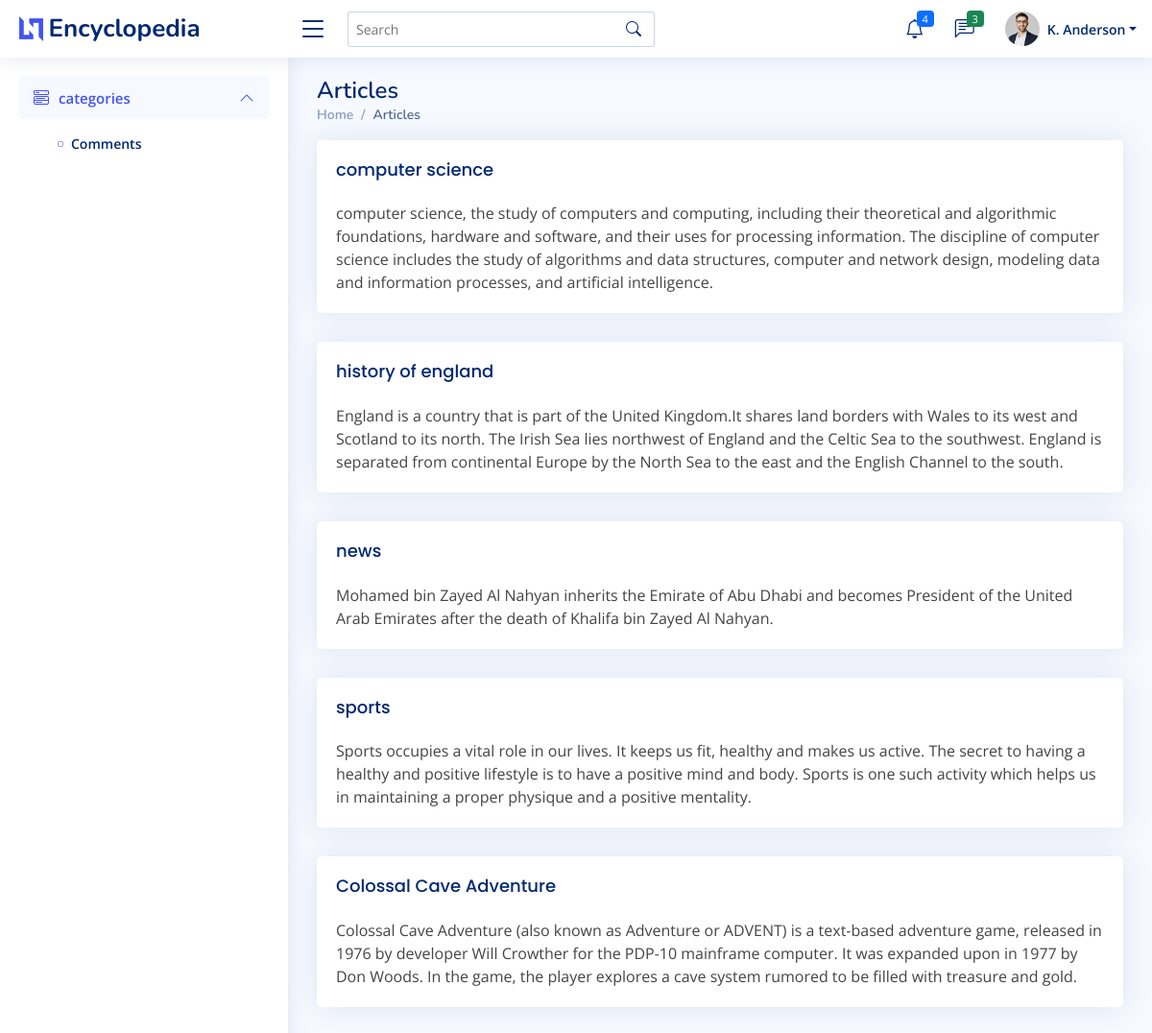
Screenshot of /views/user/index.php with the database file from the repository.
### tables this page shows
CREATE TABLE `articles` (
  `article_id` int(11) NOT NULL,
  `user_id` int(11) NOT NULL,
  `category` varchar(50) NOT NULL,
  `article_title` varchar(50) NOT NULL,
  `article_body` varchar(1000) NOT NULL,
  `media` varchar(50) NOT NULL,
  `lan_id` int(11) NOT NULL
);

### controllers/ArticleController.php (called while the page is built, shortened)
<?php
require_once '../../Controllers/DBConnectionController.php';
 class ArticleController
{
    public function getallarticles()
    {
         $this->db =new DBConnectionController;
         if($this->db->openConnection())
         {
            $query="SELECT article_id,user_id, category, article_title,article_body, media FROM articles";
            return $this->db->select($query);
         }
         else
         {
            echo "Error in Database Connection";
            return false;
         }
    }
}
?>

### controllers/DBConnectionController.php (called while the page is built, shortened)
<?php
class DBConnectionController{
    public $dbhost = "localhost";
    public $dbuser ="root";
    public $dbpassword="";
    public $dbname="encyclopidia_2";
    public $connection;
    public function openConnection()
    {
        $this->connection= new mysqli($this->dbhost,$this->dbuser,$this->dbpassword,$this->dbname);
        if($this->connection->connect_error)
        {
            echo 'error in connection: ' . $this->connection->connect_error;
            return false;
        }
        else
        {
            return true;
        }
    }
    public function select($qry)
    {
        $result=$this->connection->query($qry);
        if(!$result)
        {
            echo "Error : ".mysqli_error($this->connection);
            return false;
        }
        else
        {
             return $result->fetch_all(MYSQLI_ASSOC);
        }
    }
}
?>

### views/user/index.php (the view, shortened to what this page needs)
<?php
require_once '../../controllers/ArticleController.php';
$ArticleController = new ArticleController;
$articles=$ArticleController->getallarticles();
?>
<!DOCTYPE html>
<html lang="en">
<head>
  <link href="assets/vendor/bootstrap/css/bootstrap.min.css" rel="stylesheet">
  <link href="assets/vendor/bootstrap-icons/bootstrap-icons.css" rel="stylesheet">
  <link href="assets/vendor/boxicons/css/boxicons.min.css" rel="stylesheet">
  <link href="assets/vendor/quill/quill.snow.css" rel="stylesheet">
  <link href="assets/vendor/quill/quill.bubble.css" rel="stylesheet">
  <link href="assets/vendor/remixicon/remixicon.css" rel="stylesheet">
  <link href="assets/vendor/simple-datatables/style.css" rel="stylesheet">
  <link href="assets/css/style.css" rel="stylesheet">
</head>
<body>
  <header id="header" class="header fixed-top d-flex align-items-center">
    <div class="d-flex align-items-center justify-content-between">
      <a href="index.html" class="logo d-flex align-items-center">
        <img src="assets/img/logo.png" alt="">
        <span class="d-none d-lg-block">Encyclopedia</span>
      </a>
      <i class="bi bi-list toggle-sidebar-btn"></i>
    </div>
    <div class="search-bar">
      <form class="search-form d-flex align-items-center" method="POST" action="#">
        <input type="text" name="query" placeholder="Search" title="Enter search keyword">
        <button type="submit" title="Search"><i class="bi bi-search"></i></button>
      </form>
    </div>
    <nav class="header-nav ms-auto">
      <ul class="d-flex align-items-center">
        <li class="nav-item dropdown">
          <a class="nav-link nav-icon" href="#" data-bs-toggle="dropdown">
            <i class="bi bi-bell"></i>
            <span class="badge bg-primary badge-number">4</span>
          </a>
        </li>
        <li class="nav-item dropdown">
          <a class="nav-link nav-icon" href="#" data-bs-toggle="dropdown">
            <i class="bi bi-chat-left-text"></i>
            <span class="badge bg-success badge-number">3</span>
          </a>
        </li>
        <li class="nav-item dropdown pe-3">
          <a class="nav-link nav-profile d-flex align-items-center pe-0" href="#" data-bs-toggle="dropdown">
            <img src="assets/img/profile-img.jpg" alt="Profile" class="rounded-circle">
            <span class="d-none d-md-block dropdown-toggle ps-2">K. Anderson</span>
          </a>
        </li>
      </ul>
    </nav>
  </header>
  <aside id="sidebar" class="sidebar">
    <ul class="sidebar-nav" id="sidebar-nav">
      <li class="nav-item">
        <a class="nav-link " data-bs-target="#components-nav" data-bs-toggle="collapse" href="#">
          <i class="bi bi-menu-button-wide"></i><span>categories</span><i class="bi bi-chevron-down ms-auto"></i>
        </a>
        <ul id="components-nav" class="nav-content collapse show" data-bs-parent="#sidebar-nav">
          <li>
            <a href="../user/viewcomments.php">
              <i class="bi bi-circle"></i><span>Comments</span>
            </a>
          </li>
      </li>
    </ul>
  </aside>
  <main id="main" class="main">
    <div class="pagetitle">
      <h1>Articles</h1>
      <nav>
        <ol class="breadcrumb">
          <li class="breadcrumb-item"><a href="index.html">Home</a></li>
          <li class="breadcrumb-item active">Articles</li>
        </ol>
      </nav>
    </div>
    <?php
foreach ($articles as $article) {
?>
    <div class="card">
      <div class="card-body">
        <h5 class="card-title"><?php echo $article['article_title'] ?></h5>
        <form action="index.php" method="POST">
        <?php echo $article['article_body'] ?>
      </div>
    </div> <?php
}
?>
  </main>
</body>
</html>

### views/user/assets/css/style.css (style rules this page uses)
:root { scroll-behavior: smooth; }
body { font-family: "Open Sans", sans-serif; background: #f6f9ff; color: #444444; }
a { color: #4154f1; text-decoration: none; }
h1, h2, h3, h4, h5, h6 { font-family: "Nunito", sans-serif; }
#main { margin-top: 60px; padding: 20px 30px; transition: all 0.3s; }
.pagetitle { margin-bottom: 10px; }
.pagetitle h1 { font-size: 24px; margin-bottom: 0; font-weight: 600; color: #012970; }
.card { margin-bottom: 30px; border: none; border-radius: 5px; box-shadow: 0px 0 30px rgba(1, 41, 112, 0.1); }
.card-title { padding: 20px 0 15px 0; font-size: 18px; font-weight: 500; color: #012970; font-family: "Poppins", sans-serif; }
.card-body { padding: 0 20px 20px 20px; }
.breadcrumb { font-size: 14px; font-family: "Nunito", sans-serif; color: #899bbd; font-weight: 600; }
.breadcrumb a { color: #899bbd; transition: 0.3s; }
.breadcrumb .breadcrumb-item::before { color: #899bbd; }
.breadcrumb .active { color: #51678f; font-weight: 600; }
.logo { line-height: 1; }
@media (min-width: 1200px) { .logo { width: 280px; } }
.logo img { max-height: 26px; margin-right: 6px; }
.logo span { font-size: 26px; font-weight: 700; color: #012970; font-family: "Nunito", sans-serif; }
.header { transition: all 0.5s; z-index: 997; height: 60px; box-shadow: 0px 2px 20px rgba(1, 41, 112, 0.1); background-color: #fff; padding-left: 20px; }
.header .toggle-sidebar-btn { font-size: 32px; padding-left: 10px; cursor: pointer; color: #012970; }
.header .search-bar { min-width: 360px; padding: 0 20px; }
.header .search-form { width: 100%; }
.header .search-form input { border: 0; font-size: 14px; color: #012970; border: 1px solid rgba(1, 41, 112, 0.2); padding: 7px 38px 7px 8px; border-radius: 3px; transition: 0.3s; width: 100%; }
.header .search-form button { border: 0; padding: 0; margin-left: -30px; background: none; }
.header .search-form button i { color: #012970; }
.header-nav ul { list-style: none; }
.header-nav > ul { margin: 0; padding: 0; }
.header-nav .nav-icon { font-size: 20px; color: #012970; }
.header-nav .nav-profile { color: #012970; }
.header-nav .nav-profile img { max-height: 36px; }
.header-nav .nav-profile span { font-size: 14px; font-weight: 600; }
.header-nav .badge-number { position: absolute; inset: 4px 6px auto auto; font-weight: normal; font-size: 11px; padding: 3px 6px; }
.sidebar { position: fixed; top: 60px; left: 0; bottom: 0; width: 300px; z-index: 996; transition: all 0.3s; padding: 20px; overflow-y: auto; scrollbar-width: thin; scrollbar-color: #aab7cf transparent; box-shadow: 0px 0px 20px rgba(1, 41, 112, 0.1); background-color: #fff; }
@media (min-width: 1200px) { #main, #footer { margin-left: 300px; } }
.sidebar-nav { padding: 0; margin: 0; list-style: none; }
.sidebar-nav li { padding: 0; margin: 0; list-style: none; }
.sidebar-nav .nav-item { margin-bottom: 5px; }
.sidebar-nav .nav-link { display: flex; align-items: center; font-size: 15px; font-weight: 600; color: #4154f1; transition: 0.3; background: #f6f9ff; padding: 10px 15px; border-radius: 4px; }
.sidebar-nav .nav-link i { font-size: 16px; margin-right: 10px; color: #4154f1; }
.sidebar-nav .nav-link .bi-chevron-down { margin-right: 0; transition: transform 0.2s ease-in-out; }
.sidebar-nav .nav-link:not(.collapsed) .bi-chevron-down { transform: rotate(180deg); }
.sidebar-nav .nav-content { padding: 5px 0 0 0; margin: 0; list-style: none; }
.sidebar-nav .nav-content a { display: flex; align-items: center; font-size: 14px; font-weight: 600; color: #012970; transition: 0.3; padding: 10px 0 10px 40px; transition: 0.3s; }
.sidebar-nav .nav-content a i { font-size: 6px; margin-right: 8px; line-height: 0; border-radius: 50%; }

### rows the page displays
articles: article_title "computer science", article_body "computer science, the study of computers and computing, including their theoretical and algorithmic foundations, hardware and software, and their uses for processing information. The discipline of computer science includes the study of algorithms and data structures, computer and network design, modeling data and information processes, and artificial intelligence."
articles: article_title "history of england", article_body "England is a country that is part of the United Kingdom.It shares land borders with Wales to its west and Scotland to its north. The Irish Sea lies northwest of England and the Celtic Sea to the southwest. England is separated from continental Europe by the North Sea to the east and the English Channel to the south."
articles: article_title "news", article_body "Mohamed bin Zayed Al Nahyan inherits the Emirate of Abu Dhabi and becomes President of the United Arab Emirates after the death of Khalifa bin Zayed Al Nahyan."
articles: article_title "sports", article_body "Sports occupies a vital role in our lives. It keeps us fit, healthy and makes us active. The secret to having a healthy and positive lifestyle is to have a positive mind and body. Sports is one such activity which helps us in maintaining a proper physique and a positive mentality."
articles: article_title "Colossal Cave Adventure", article_body "Colossal Cave Adventure (also known as Adventure or ADVENT) is a text-based adventure game, released in 1976 by developer Will Crowther for the PDP-10 mainframe computer. It was expanded upon in 1977 by Don Woods. In the game, the player explores a cave system rumored to be filled with treasure and gold."
